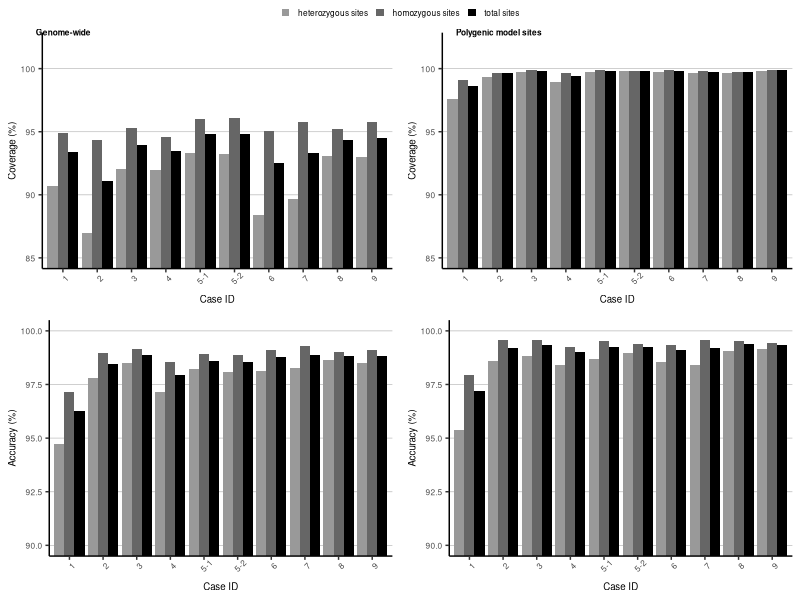

This figure's R source:
library(ggpubr)
library(ggplot2)

gwstats<-read.table("./data/figure1c_gw.txt", header=T)
prstats<-read.table("./data/figure1c_prs.txt", header=T)

#Generate Figure 1C
#Genome-wide coverage and error plots by genotype
cov<-ggplot(gwstats, aes(fill=gt, y=cov*100, x=index)) + geom_bar(position="dodge", stat="identity") + ylab("Coverage (%)") + xlab("Case ID")+scale_fill_manual(values = c("#999999","#666666","black")) + theme(legend.key.size = unit(0.25, 'cm'),legend.text=element_text(size=6), axis.text=element_text(size=6),axis.title=element_text(size=7),panel.grid.major.y = element_line(size=0.25, color="gray"), panel.grid.major.x = element_blank(), panel.background = element_blank(), axis.line = element_line(colour = "black"), legend.title=element_blank(),axis.text.x = element_text(angle = 45)) + coord_cartesian(ylim = c(85, 102))
error<-ggplot(gwstats, aes(fill=gt, y=(1-error)*100, x=index)) + geom_bar(position="dodge", stat="identity") + ylab("Accuracy (%)") + xlab("Case ID")+scale_fill_manual(values = c("#999999","#666666","black")) + theme(legend.key.size = unit(0.25, 'cm'),legend.text=element_text(size=6), axis.text=element_text(size=6),axis.title=element_text(size=7),panel.grid.major.y = element_line(size=0.25, color="gray"), panel.grid.major.x = element_blank(),panel.grid.minor = element_blank(), panel.background = element_blank(), axis.line = element_line(colour = "black"), legend.title=element_blank(),axis.text.x = element_text(angle = 45)) + coord_cartesian(ylim = c(90, 100))

#PRS cov and error plots
prscovbygt<-ggplot(prstats, aes(fill=gt, y=cov*100, x=index)) + geom_bar(position="dodge", stat="identity") + ylab("Coverage (%)") + xlab("Case ID")+scale_fill_manual(values = c("#999999","#666666","black")) + theme(legend.key.size = unit(0.25, 'cm'),legend.text=element_text(size=6), axis.text=element_text(size=6),axis.title=element_text(size=7),panel.grid.major.y = element_line(size=0.25, color="gray"), panel.grid.major.x = element_blank(), panel.grid.minor = element_blank(), panel.background = element_blank(), axis.line = element_line(colour = "black"), legend.title=element_blank(),axis.text.x = element_text(angle = 45)) + coord_cartesian(ylim = c(85, 102))
prserrorbygt<-ggplot(prstats, aes(fill=gt, y=(1-error)*100, x=index)) + geom_bar(position="dodge", stat="identity") + ylab("Accuracy (%)") + xlab("Case ID")+scale_fill_manual(values = c("#999999","#666666","black")) + theme(legend.key.size = unit(0.25, 'cm'),legend.text=element_text(size=6), axis.text=element_text(size=6),axis.title=element_text(size=7),panel.grid.major.y = element_line(size=0.25, color="gray"), panel.grid.major.x = element_blank(),panel.grid.minor = element_blank(), panel.background = element_blank(), axis.line = element_line(colour = "black"), legend.title=element_blank(),axis.text.x = element_text(angle = 45)) + coord_cartesian(ylim = c(90, 100))

#Put together in grid
combinedplot<-ggarrange(cov, prscovbygt,error,prserrorbygt,ncol=2,nrow=2,  common.legend=TRUE, labels=c("Genome-wide", "Polygenic model sites"), font.label=list(color="black", size=6),hjust=-0.65)
ggsave("./figures/coverage_error_bygt.png", plot=combinedplot, dpi=300, width=3, height=3, units=c("in"))
dev.off()
